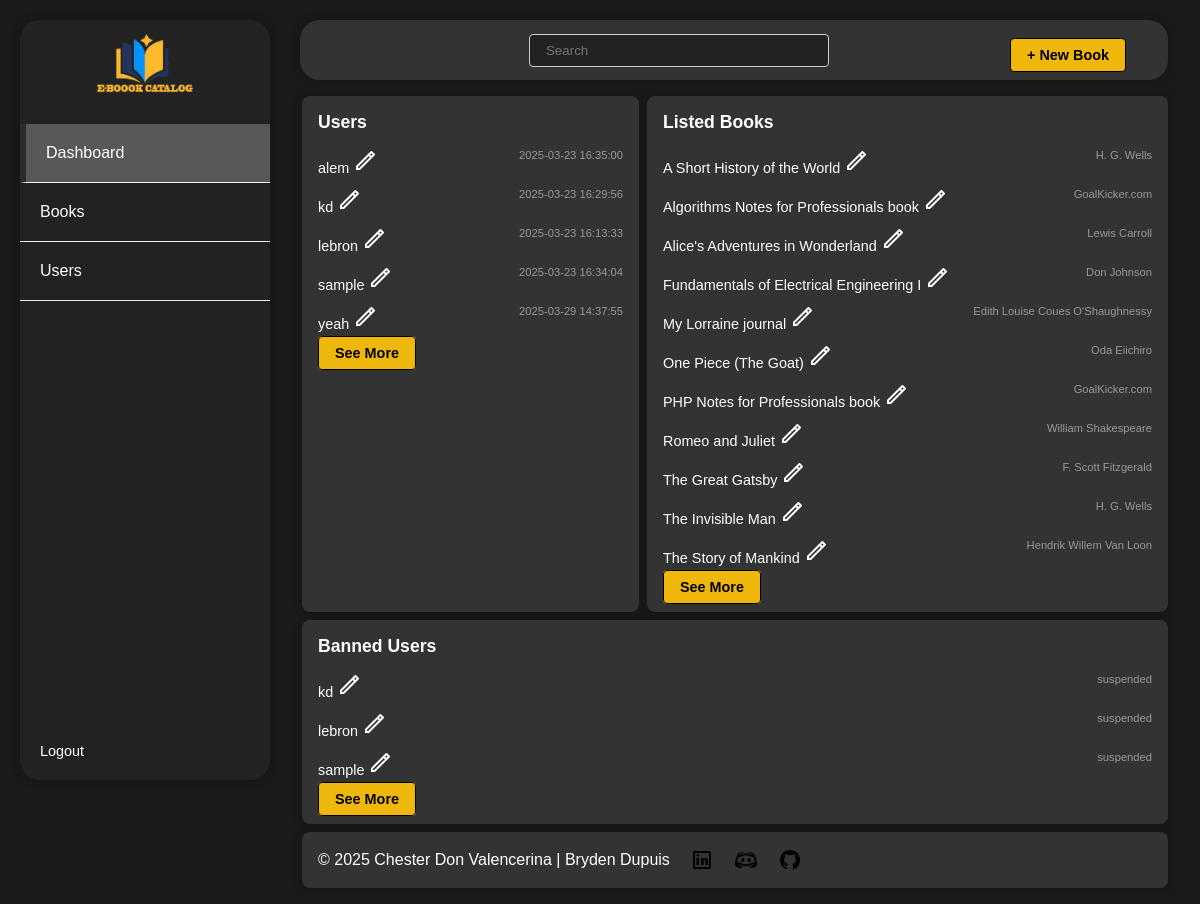
/admin/index.php (signed in), run on the app's committed database.
### tables this page shows
CREATE TABLE `users` (
  `user_id` int(11) NOT NULL,
  `username` varchar(50) NOT NULL,
  `password` varchar(255) NOT NULL,
  `email` varchar(100) NOT NULL,
  `role` enum('admin','client') NOT NULL DEFAULT 'client',
  `registration_date` datetime NOT NULL DEFAULT current_timestamp(),
  `status` enum('active','suspended') NOT NULL DEFAULT 'active'
);

CREATE TABLE `books` (
  `book_id` int(11) NOT NULL,
  `title` varchar(255) NOT NULL,
  `author` varchar(255) NOT NULL,
  `isbn` varchar(17) NOT NULL,
  `description` text DEFAULT NULL,
  `publication_year` year(4) NOT NULL,
  `category_id` int(11) NOT NULL,
  `quantity` int(11) NOT NULL DEFAULT 1,
  `cover_image` varchar(255) DEFAULT NULL,
  `url` varchar(255) NOT NULL,
  `date_added` datetime NOT NULL DEFAULT current_timestamp()
);

### conn.php (called while the page is built, shortened)
<?php
class Book
{
    private $conn;
    public function __construct()
    {
        try {
            $this->conn = new mysqli(SERVER, USER, PASSWORD, DB);
            $this->conn->set_charset("utf8mb4");
        } catch (mysqli_sql_exception $e) {
            die("Database connection failed: " . $e->getMessage());
        }
    }
    public function getAllBooks($order = "ASC")
    {
        $order = strtoupper($order) === 'DESC' ? 'DESC' : 'ASC';
        $sql = "SELECT books.title, books.book_id, books.cover_image, books.author, categories.category_name
                FROM books
                LEFT JOIN categories ON books.category_id = categories.category_id
                ORDER BY books.title $order";
        $result = $this->conn->query($sql);
        return $result->fetch_all(MYSQLI_ASSOC);
    }
    public function getUser($sortBy = "username", $order = "ASC")
    {
        $allowedSortColumns = ['username', 'email', 'role', 'status', 'user_id'];
        $sortBy = in_array($sortBy, $allowedSortColumns) ? $sortBy : 'username';
        $order = strtoupper($order) === 'DESC' ? 'DESC' : 'ASC';
        $sql = "SELECT * FROM users ORDER BY $sortBy $order";
        $result = $this->conn->query($sql);
        return $result->fetch_all(MYSQLI_ASSOC);
    }
}

### admin/index.php (the view, shortened to what this page needs)
<?php
include "../conn.php";
$book = new book();
$fetchBooks = $book->getAllBooks();
$fetchUser = $book->getUser();
?>
<!DOCTYPE html>
<html lang="en">
<head>
    <link rel="stylesheet" href="../style/style.css">
</head>
<body class="admin">
    <aside class="sidebar">
        <div>
            <div class="sidebar-header">
                <a href="./index.php"><img src="../img/logo.png" class="logo" alt=""></a>
            </div>
            <nav>
                <ul>
                    <li class="active"><a href="#">Dashboard</a></li>
                    <li><a href="components/books.php">Books</a></li>
                    <li><a href="components/User.php">Users</a></li>
                </ul>
            </nav>
        </div>
        <div class="sidebar-footer">
            <ul>
                <li><a href="../logout.php">Logout</a></li>
            </ul>
        </div>
    </aside>
    <main>
        <header class="admin">
            <button class="menu-toggle">&#9776;</button>
            <div class="search-bar-admin">
                <input type="text" placeholder="Search" id="getName" class="search-bar" />
            </div>
            <div class="links">
                <a class="btn new-task" href="components/addBook.php">+ New Book</a>
            </div>
        </header>
        <section class="dashboard">
            <div class="widget tasks-widget">
                <h2>Users</h2>
                <ul class="users">
                    <?php foreach ($fetchUser as $user):
                        if ($user['role'] == 'client') {
                    ?>
                            <li>
                                <a href='server/set-session.php?userId=<?= $user['user_id'] ?>' class='edit-user'>
                                    <?= $user['username'] ?>
                                    <img src="img/edit.png" alt="" class="edit-icon">
                                </a>
                                <span>
                                    <?= $user['registration_date'] ?>
                                </span>
                            </li>
                    <?php }
                    endforeach; ?>
                    <a class="add-widget" href="components/user.php">See More</a>
                </ul>
            </div>
            <div class="widget-list-book comments-widget">
                <h2>Listed Books</h2>
                <ul>
                    <?php
                    foreach ($fetchBooks as $b): ?>
                        <li>
                            <a href='server/set-session.php?bookId=<?= $b['book_id'] ?>' class='edit-user'>
                                <?= $b['title'] ?>
                                <img src="img/edit.png" alt="edit" class="edit-icon">
                            </a>
                            <span>
                                <?= $b['author'] ?>
                            </span>
                        </li>
                    <?php $count++;
                    endforeach; ?>
                </ul>
                <a class="add-widget" href="components/books.php">See More</a>
            </div>
            <div class="widget tracking-widget">
                <h2>Banned Users</h2>
                <ul>
                    <?php foreach ($fetchUser as $user):
                        if ($user['status'] == 'suspended') {
                    ?>
                            <li>
                                <a href='server/set-session.php?userId=<?= $user['user_id'] ?>' class='edit-user'>
                                    <?= $user['username'] ?>
                                    <img src="img/edit.png" alt="edit" class="edit-icon">
                                </a>
                                <span>
                                    <?= $user['status'] ?>
                                </span>
                            </li>
                    <?php }
                    endforeach; ?>
                </ul>
                <a class="add-widget" href="components/user.php">See More</a>
            </div>
            <footer class="widget footer-widget">
                <label>&copy; 2025 Chester Don Valencerina | Bryden Dupuis</label>
                <a href="https://www.linkedin.com/" target="_blank"><img src="../img/linkedin icon.png" alt="linkedin"></a>
                <a href="https://discord.com/" target="_blank"><img src="../img/discord icon.png" alt="discord"></a>
                <a href="https://github.com/" target="_blank"><img src="../img/github icon.png" alt="github"></a>
            </footer>
        </section>
    </main>
</body>
</html>

### style/style.css (style rules this page uses)
* { margin: 0; padding: 0; box-sizing: border-box; font-family: sans-serif; }
body.admin { display: flex; height: 100vh; background-color: #1a1a1a; }
.sidebar { position: fixed; width: 250px; background-color: #222; color: white; display: flex; flex-direction: column; justify-content: space-between; border-radius: 20px; box-shadow: 0 0 10px 1px rgba(0, 0, 0, 0.2); margin: 20px; height: 95vh; }
.sidebar nav ul { list-style: none; }
.sidebar nav ul li { border-bottom: 1px solid #eee; padding: 20px; transition: 0.3s; }
.sidebar nav ul li a { text-decoration: none; color: white; transition: 0.3s; font-weight: 500; }
.sidebar nav ul li:hover, .sidebar nav ul li.active { border-left: 6px solid #2b2b2b; background-color: #585858; transition: 0.3s; }
.sidebar-footer ul { list-style: none; }
.sidebar-footer ul li { padding: 20px; border-bottom-left-radius: 20px; border-bottom-right-radius: 20px; transition: 0.3s; }
.sidebar-footer ul li a { text-decoration: none; color: white; font-size: 0.9rem; }
.logo { width: 100px; }
.sidebar-header { display: flex; align-items: center; justify-content: center; }
main { flex: 1; display: flex; flex-direction: column; }
header.admin { display: flex; align-items: center; justify-content: space-between; margin: 20px 32px 0 300px; padding: .5rem 2rem; border-radius: 20px; box-shadow: 0 0 10px 1px rgba(0, 0, 0, 0.2); background-color: #333; }
.links { display: flex; align-items: center; }
.search-bar-admin input { padding: 0.5rem 1rem; border: 1px solid #ccc; border-radius: 4px; width: 300px; }
.btn.new-task { padding: 0.5rem 1rem; margin-top: 10px; background: #efb60b; border: 1px solid black; border-radius: 4px; cursor: pointer; font-size: 0.9rem; text-decoration: none; font-weight: 600; color: black; transition: transform 0.3s ease; }
.dashboard { flex: 1; padding: 1rem 2rem; display: grid; grid-gap: .5rem; grid-template-areas: "tasks comments" "tracking tracking" "footer footer"; align-content: space-evenly; justify-items: stretch; align-content: stretch; }
.footer-widget { display: flex; align-items: center; gap: 20px; color: white; }
.footer-widget a { width: 24px; height: 24px; }
.widget { background-color: #333; border-radius: 8px; margin: 0 0 0 270px; box-shadow: 0 0 10px 1px rgba(0, 0, 0, 0.2); padding: 1rem; }
.widget-list-book { background-color: #333; border-radius: 8px; box-shadow: 0 0 10px 1px rgba(0, 0, 0, 0.2); padding: 1rem; }
.widget h2 ,.widget-list-book h2 { color: white; margin-bottom: 1rem; font-size: 1.1rem; }
.comments-widget { grid-area: comments; }
.tracking-widget { grid-area: tracking; }
.footer-widget { grid-area: footer; }
.footer-widget a { transition: 0.3s; }
.widget ul, .widget-list-book ul { list-style: none; }
.widget ul li , .widget-list-book ul li { margin-bottom: 0.75rem; display: flex; justify-content: space-between; font-size: 0.90rem; }
.widget ul li a, .widget-list-book ul li a { color: white; transition: 0.3s ease; text-decoration: none; }
.widget ul li span, .widget-list-book ul li span { font-size: 0.7rem; color: #999; }
.add-widget { padding: 0.5rem 1rem; margin-top: 10px; background: #efb60b; border: 1px solid black; border-radius: 4px; cursor: pointer; font-size: 0.9rem; text-decoration: none; font-weight: 600; color: black; transition: transform 0.3s ease; }
.edit-icon { filter:invert() ; }
.search-bar { background-color: #222; color: white; }
.menu-toggle { z-index: -1; }

### data on the page
users: username "alem", registration_date "2025-03-23 16:35:00"
users: username "kd", registration_date "2025-03-23 16:29:56", status "suspended"
users: username "lebron", registration_date "2025-03-23 16:13:33", status "suspended"
users: username "sample", registration_date "2025-03-23 16:34:04", status "suspended"
users: username "yeah", registration_date "2025-03-29 14:37:55"
books: title "A Short History of the World", author "H. G. Wells"
books: title "Algorithms Notes for Professionals book", author "GoalKicker.com"
books: title "Alice's Adventures in Wonderland", author "Lewis Carroll"
books: title "Fundamentals of Electrical Engineering I", author "Don Johnson"
books: title "My Lorraine journal", author "Edith Louise Coues O'Shaughnessy"
books: title "One Piece (The Goat)", author "Oda Eiichiro"
books: title "PHP Notes for Professionals book", author "GoalKicker.com"
books: title "Romeo and Juliet", author "William Shakespeare"
books: title "The Great Gatsby", author "F. Scott Fitzgerald"
books: title "The Invisible Man", author "H. G. Wells"
books: title "The Story of Mankind", author "Hendrik Willem Van Loon"
